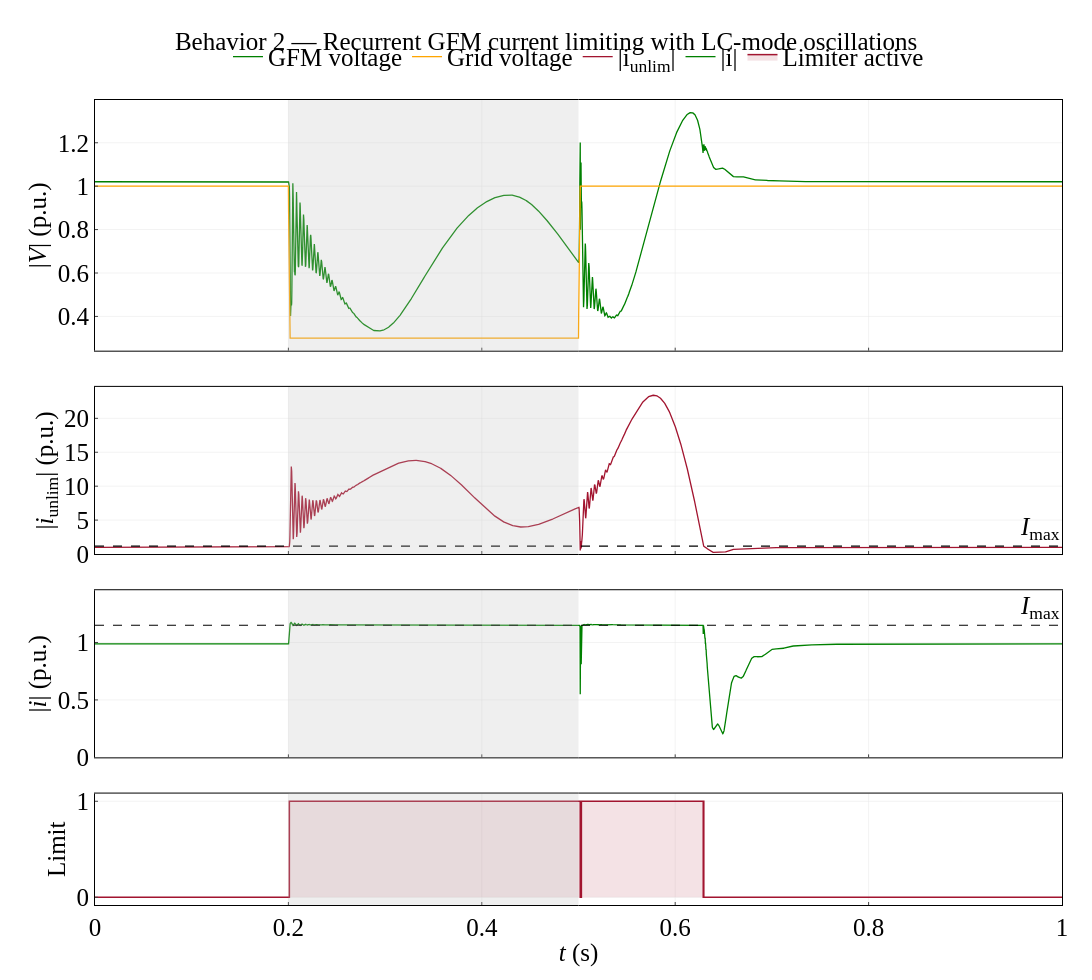

Notebook code for this chart:
### Code cell
data = mechanism_results["b2_gfm_recurrent"]
fig_b2 = make_subplots(rows=4, cols=1, shared_xaxes=True,
                       vertical_spacing=0.045,
                       row_heights=[0.36, 0.24, 0.24, 0.16])
fig_b2.add_trace(go.Scatter(x=data["time"], y=data["voltage"],
                 name="GFM voltage",
                 line=dict(color=MECH_COLORS["gfm"], width=1.3)), row=1, col=1)
fig_b2.add_trace(go.Scatter(x=data["time"], y=data["grid_voltage"],
                 name="Grid voltage",
                 line=dict(color=MECH_COLORS["grid"], width=1.3)), row=1, col=1)
fig_b2.add_trace(go.Scatter(x=data["time"], y=data["iunlimited"],
                 name="|i<sub>unlim</sub>|",
                 line=dict(color=MECH_COLORS["diagnostic"], width=1.3)), row=2, col=1)
fig_b2.add_hline(y=data["current_limit"],
                 line=dict(color="black", width=1.2, dash="dash"),
                 annotation_text="<i>I</i><sub>max</sub>", row=2, col=1)
fig_b2.add_trace(go.Scatter(x=data["time"], y=data["current"],
                 name="|i|", line=dict(color=MECH_COLORS["gfm"], width=1.3)),
                 row=3, col=1)
fig_b2.add_hline(y=data["current_limit"],
                 line=dict(color="black", width=1.2, dash="dash"),
                 annotation_text="<i>I</i><sub>max</sub>", row=3, col=1)
fig_b2.add_trace(go.Scatter(x=data["time"], y=data["limiter_active"],
                 name="Limiter active",
                 line=dict(color=MECH_COLORS["diagnostic"], width=1.5, shape="hv"),
                 fill="tozeroy", fillcolor="rgba(162,20,47,0.12)"), row=4, col=1)
_shade_fault(fig_b2, data, 4)
fig_b2.update_yaxes(title_text="|<i>V</i>| (p.u.)", row=1, col=1)
fig_b2.update_yaxes(title_text="|<i>i</i><sub>unlim</sub>| (p.u.)",
                    rangemode="tozero", row=2, col=1)
fig_b2.update_yaxes(title_text="|<i>i</i>| (p.u.)",
                    rangemode="tozero", row=3, col=1)
fig_b2.update_yaxes(title_text="Limit", range=[-0.08, 1.08],
                    tickvals=[0, 1], row=4, col=1)
fig_b2.update_xaxes(title_text="<i>t</i> (s)", row=4, col=1)
_style_mechanism_figure(fig_b2, 980,
    "Behavior 2 — Recurrent GFM current limiting with LC-mode oscillations")
fig_b2.show(config={"displaylogo": False})

### Figure 1 — Plotly figure (JSON) as saved in the notebook; plotly's stock layout.template omitted (floating-point values rounded to 4 significant figures; data arrays with more than 128 entries replaced by an {"elided": "..."} marker saying what was removed)
{"data": [{"line": {"color": "green", "width": 1.3}, "name": "GFM voltage", "type": "scatter", "x": {"elided": "5001 float values"}, "xaxis": "x", "y": {"elided": "5001 float values"}, "yaxis": "y"}, {"line": {"color": "orange", "width": 1.3}, "name": "Grid voltage", "type": "scatter", "x": {"elided": "5001 float values"}, "xaxis": "x", "y": {"elided": "5001 float values"}, "yaxis": "y"}, {"line": {"color": "#A2142F", "width": 1.3}, "name": "|i<sub>unlim</sub>|", "type": "scatter", "x": {"elided": "5001 float values"}, "xaxis": "x2", "y": {"elided": "5001 float values"}, "yaxis": "y2"}, {"line": {"color": "green", "width": 1.3}, "name": "|i|", "type": "scatter", "x": {"elided": "5001 float values"}, "xaxis": "x3", "y": {"elided": "5001 float values"}, "yaxis": "y3"}, {"fill": "tozeroy", "fillcolor": "rgba(162,20,47,0.12)", "line": {"color": "#A2142F", "shape": "hv", "width": 1.5}, "name": "Limiter active", "type": "scatter", "x": {"elided": "5001 float values"}, "xaxis": "x4", "y": {"elided": "5001 float values"}, "yaxis": "y4"}], "layout": {"annotations": [{"font": {"color": "black", "family": "Times New Roman", "size": 25}, "showarrow": false, "text": "<i>I</i><sub>max</sub>", "x": 1, "xanchor": "right", "xref": "x2 domain", "y": 1.15, "yanchor": "bottom", "yref": "y2"}, {"font": {"color": "black", "family": "Times New Roman", "size": 25}, "showarrow": false, "text": "<i>I</i><sub>max</sub>", "x": 1, "xanchor": "right", "xref": "x3 domain", "y": 1.15, "yanchor": "bottom", "yref": "y3"}], "font": {"color": "black", "family": "Times New Roman", "size": 25}, "height": 980, "hovermode": "x unified", "legend": {"bgcolor": "rgba(255,255,255,0)", "font": {"color": "black", "family": "Times New Roman", "size": 25}, "orientation": "h", "x": 0.5, "xanchor": "center", "y": 1.025, "yanchor": "bottom"}, "margin": {"b": 75, "l": 95, "pad": 0, "r": 30, "t": 100}, "shapes": [{"line": {"color": "black", "dash": "dash", "width": 1.2}, "type": "line", "x0": 0, "x1": 1, "xref": "x2 domain", "y0": 1.15, "y1": 1.15, "yref": "y2"}, {"line": {"color": "black", "dash": "dash", "width": 1.2}, "type": "line", "x0": 0, "x1": 1, "xref": "x3 domain", "y0": 1.15, "y1": 1.15, "yref": "y3"}, {"fillcolor": "#BFBFBF", "line": {"width": 0}, "opacity": 0.25, "type": "rect", "x0": 0.2, "x1": 0.5, "xref": "x", "y0": 0, "y1": 1, "yref": "y domain"}, {"fillcolor": "#BFBFBF", "line": {"width": 0}, "opacity": 0.25, "type": "rect", "x0": 0.2, "x1": 0.5, "xref": "x2", "y0": 0, "y1": 1, "yref": "y2 domain"}, {"fillcolor": "#BFBFBF", "line": {"width": 0}, "opacity": 0.25, "type": "rect", "x0": 0.2, "x1": 0.5, "xref": "x3", "y0": 0, "y1": 1, "yref": "y3 domain"}, {"fillcolor": "#BFBFBF", "line": {"width": 0}, "opacity": 0.25, "type": "rect", "x0": 0.2, "x1": 0.5, "xref": "x4", "y0": 0, "y1": 1, "yref": "y4 domain"}], "title": {"font": {"color": "black", "family": "Times New Roman", "size": 25}, "text": "Behavior 2 — Recurrent GFM current limiting with LC-mode oscillations", "x": 0.5, "xanchor": "center"}, "width": 1200, "xaxis": {"anchor": "y", "domain": [0, 1], "gridcolor": "#E6E6E6", "gridwidth": 0.5, "linecolor": "black", "linewidth": 1, "matches": "x4", "mirror": true, "showgrid": true, "showline": true, "showticklabels": false, "tickfont": {"color": "black", "family": "Times New Roman", "size": 25}, "ticklen": 3, "ticks": "inside", "title": {"font": {"color": "black", "family": "Times New Roman", "size": 25}, "standoff": 3}, "zeroline": false}, "xaxis2": {"anchor": "y2", "domain": [0, 1], "gridcolor": "#E6E6E6", "gridwidth": 0.5, "linecolor": "black", "linewidth": 1, "matches": "x4", "mirror": true, "showgrid": true, "showline": true, "showticklabels": false, "tickfont": {"color": "black", "family": "Times New Roman", "size": 25}, "ticklen": 3, "ticks": "inside", "title": {"font": {"color": "black", "family": "Times New Roman", "size": 25}, "standoff": 3}, "zeroline": false}, "xaxis3": {"anchor": "y3", "domain": [0, 1], "gridcolor": "#E6E6E6", "gridwidth": 0.5, "linecolor": "black", "linewidth": 1, "matches": "x4", "mirror": true, "showgrid": true, "showline": true, "showticklabels": false, "tickfont": {"color": "black", "family": "Times New Roman", "size": 25}, "ticklen": 3, "ticks": "inside", "title": {"font": {"color": "black", "family": "Times New Roman", "size": 25}, "standoff": 3}, "zeroline": false}, "xaxis4": {"anchor": "y4", "domain": [0, 1], "gridcolor": "#E6E6E6", "gridwidth": 0.5, "linecolor": "black", "linewidth": 1, "mirror": true, "showgrid": true, "showline": true, "tickfont": {"color": "black", "family": "Times New Roman", "size": 25}, "ticklen": 3, "ticks": "inside", "title": {"font": {"color": "black", "family": "Times New Roman", "size": 25}, "standoff": 3, "text": "<i>t</i> (s)"}, "zeroline": false}, "yaxis": {"anchor": "x", "domain": [0.6886, 1], "gridcolor": "#E6E6E6", "gridwidth": 0.5, "linecolor": "black", "linewidth": 1, "mirror": true, "showgrid": true, "showline": true, "tickfont": {"color": "black", "family": "Times New Roman", "size": 25}, "ticklen": 3, "ticks": "inside", "title": {"font": {"color": "black", "family": "Times New Roman", "size": 25}, "standoff": 3, "text": "|<i>V</i>| (p.u.)"}, "zeroline": false}, "yaxis2": {"anchor": "x2", "domain": [0.436, 0.6436], "gridcolor": "#E6E6E6", "gridwidth": 0.5, "linecolor": "black", "linewidth": 1, "mirror": true, "rangemode": "tozero", "showgrid": true, "showline": true, "tickfont": {"color": "black", "family": "Times New Roman", "size": 25}, "ticklen": 3, "ticks": "inside", "title": {"font": {"color": "black", "family": "Times New Roman", "size": 25}, "standoff": 3, "text": "|<i>i</i><sub>unlim</sub>| (p.u.)"}, "zeroline": false}, "yaxis3": {"anchor": "x3", "domain": [0.1834, 0.391], "gridcolor": "#E6E6E6", "gridwidth": 0.5, "linecolor": "black", "linewidth": 1, "mirror": true, "rangemode": "tozero", "showgrid": true, "showline": true, "tickfont": {"color": "black", "family": "Times New Roman", "size": 25}, "ticklen": 3, "ticks": "inside", "title": {"font": {"color": "black", "family": "Times New Roman", "size": 25}, "standoff": 3, "text": "|<i>i</i>| (p.u.)"}, "zeroline": false}, "yaxis4": {"anchor": "x4", "domain": [0, 0.1384], "gridcolor": "#E6E6E6", "gridwidth": 0.5, "linecolor": "black", "linewidth": 1, "mirror": true, "range": [-0.08, 1.08], "showgrid": true, "showline": true, "tickfont": {"color": "black", "family": "Times New Roman", "size": 25}, "ticklen": 3, "ticks": "inside", "tickvals": [0, 1], "title": {"font": {"color": "black", "family": "Times New Roman", "size": 25}, "standoff": 3, "text": "Limit"}, "zeroline": false}}}
